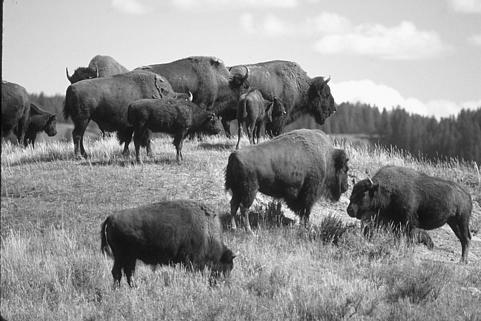
%> input picture buffalo.png, 481 x 321 px
$ octave buffalo_bitplane.m   (GNU Octave 9; MATLAB toolbox functions it lacks are replaced by stand-ins)
%> lines starting %> are read from the running program, lines starting %| are printed output that depends on the picture
clear all;

c=imread('buffalo.png');
%> c is the input picture: size 321x481 uint8; min 1, max 255, mean 145.2

%whos c;
%cd=bitget(c,8);
%cl=logical(cd);
%imshow(cl);
%figure,imshow(c);

posx=[0 1 2 0 1 2 0 1]/3;
posy=[2 2 2 1 1 1 0 0]/3;

for i = 1:8
    subplot('position',[posx(i),posy(i),0.3,0.3]);
    imshow(logical(bitget(c,i)))
end
%> this loop made 8 passes
%> pass 1, `imshow(logical(bitget(c,i)))`:
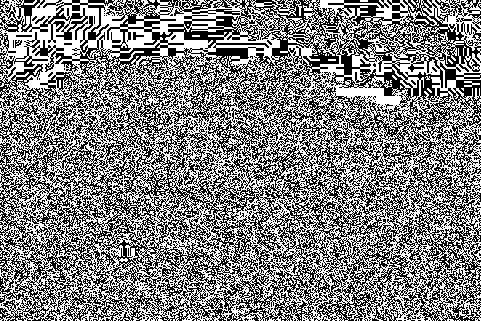
%> displayed picture: size 321x481 logical; 50.7% white; black in thin lines or dots
%> pass 2, `imshow(logical(bitget(c,i)))`:
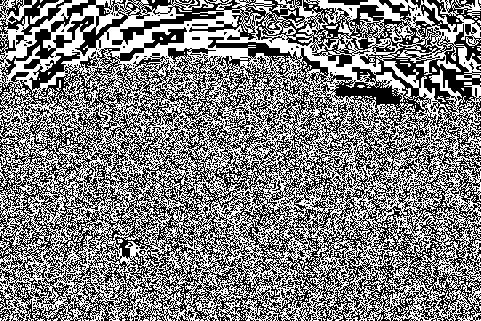
%> displayed picture: size 321x481 logical; 50% white; black in thin lines or dots
%> after the loop:
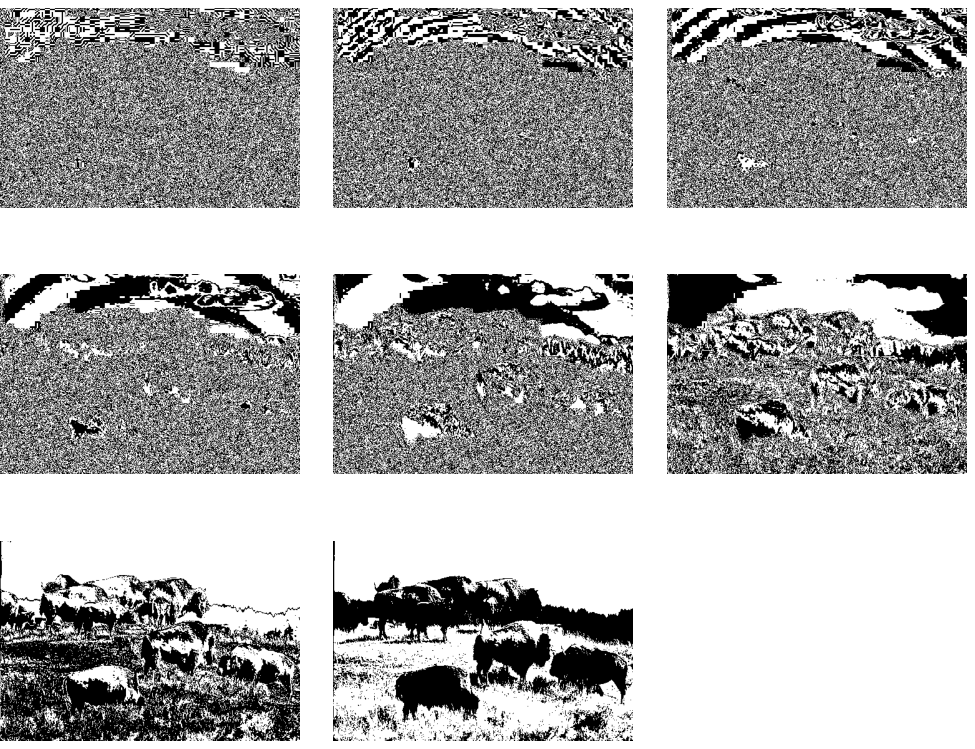
%> figure redrawn from the program's plot data, 8 panels
